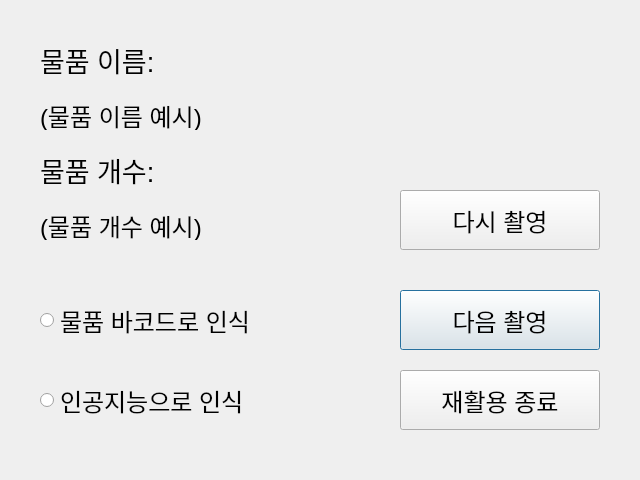
<?xml version="1.0" encoding="UTF-8"?>
<ui version="4.0">
 <class>SubDialog</class>
 <widget class="QDialog" name="SubDialog">
  <property name="geometry">
   <rect>
    <x>0</x>
    <y>0</y>
    <width>640</width>
    <height>480</height>
   </rect>
  </property>
  <property name="windowTitle">
   <string>Dialog</string>
  </property>
  <widget class="QPushButton" name="btn_next">
   <property name="geometry">
    <rect>
     <x>400</x>
     <y>290</y>
     <width>200</width>
     <height>60</height>
    </rect>
   </property>
   <property name="font">
    <font>
     <pointsize>18</pointsize>
    </font>
   </property>
   <property name="text">
    <string>다음 촬영</string>
   </property>
  </widget>
  <widget class="QPushButton" name="btn_exit">
   <property name="geometry">
    <rect>
     <x>400</x>
     <y>370</y>
     <width>200</width>
     <height>60</height>
    </rect>
   </property>
   <property name="font">
    <font>
     <pointsize>18</pointsize>
    </font>
   </property>
   <property name="text">
    <string>재활용 종료</string>
   </property>
  </widget>
  <widget class="QLabel" name="label_1">
   <property name="geometry">
    <rect>
     <x>40</x>
     <y>40</y>
     <width>200</width>
     <height>40</height>
    </rect>
   </property>
   <property name="font">
    <font>
     <pointsize>20</pointsize>
    </font>
   </property>
   <property name="text">
    <string>물품 이름:</string>
   </property>
  </widget>
  <widget class="QRadioButton" name="radio_1">
   <property name="geometry">
    <rect>
     <x>40</x>
     <y>290</y>
     <width>300</width>
     <height>60</height>
    </rect>
   </property>
   <property name="font">
    <font>
     <pointsize>18</pointsize>
    </font>
   </property>
   <property name="text">
    <string>물품 바코드로 인식</string>
   </property>
  </widget>
  <widget class="QRadioButton" name="radio_2">
   <property name="geometry">
    <rect>
     <x>40</x>
     <y>370</y>
     <width>300</width>
     <height>60</height>
    </rect>
   </property>
   <property name="font">
    <font>
     <pointsize>18</pointsize>
    </font>
   </property>
   <property name="text">
    <string>인공지능으로 인식</string>
   </property>
  </widget>
  <widget class="QPushButton" name="btn_re">
   <property name="geometry">
    <rect>
     <x>400</x>
     <y>190</y>
     <width>200</width>
     <height>60</height>
    </rect>
   </property>
   <property name="font">
    <font>
     <pointsize>18</pointsize>
    </font>
   </property>
   <property name="text">
    <string>다시 촬영</string>
   </property>
  </widget>
  <widget class="QLabel" name="label_2">
   <property name="geometry">
    <rect>
     <x>40</x>
     <y>100</y>
     <width>400</width>
     <height>30</height>
    </rect>
   </property>
   <property name="font">
    <font>
     <pointsize>18</pointsize>
    </font>
   </property>
   <property name="text">
    <string>(물품 이름 예시)</string>
   </property>
  </widget>
  <widget class="QLabel" name="label_3">
   <property name="geometry">
    <rect>
     <x>40</x>
     <y>150</y>
     <width>200</width>
     <height>40</height>
    </rect>
   </property>
   <property name="font">
    <font>
     <pointsize>20</pointsize>
    </font>
   </property>
   <property name="text">
    <string>물품 개수:</string>
   </property>
  </widget>
  <widget class="QLabel" name="label_4">
   <property name="geometry">
    <rect>
     <x>40</x>
     <y>210</y>
     <width>300</width>
     <height>30</height>
    </rect>
   </property>
   <property name="font">
    <font>
     <pointsize>18</pointsize>
    </font>
   </property>
   <property name="text">
    <string>(물품 개수 예시)</string>
   </property>
  </widget>
 </widget>
 <resources/>
 <connections/>
</ui>
